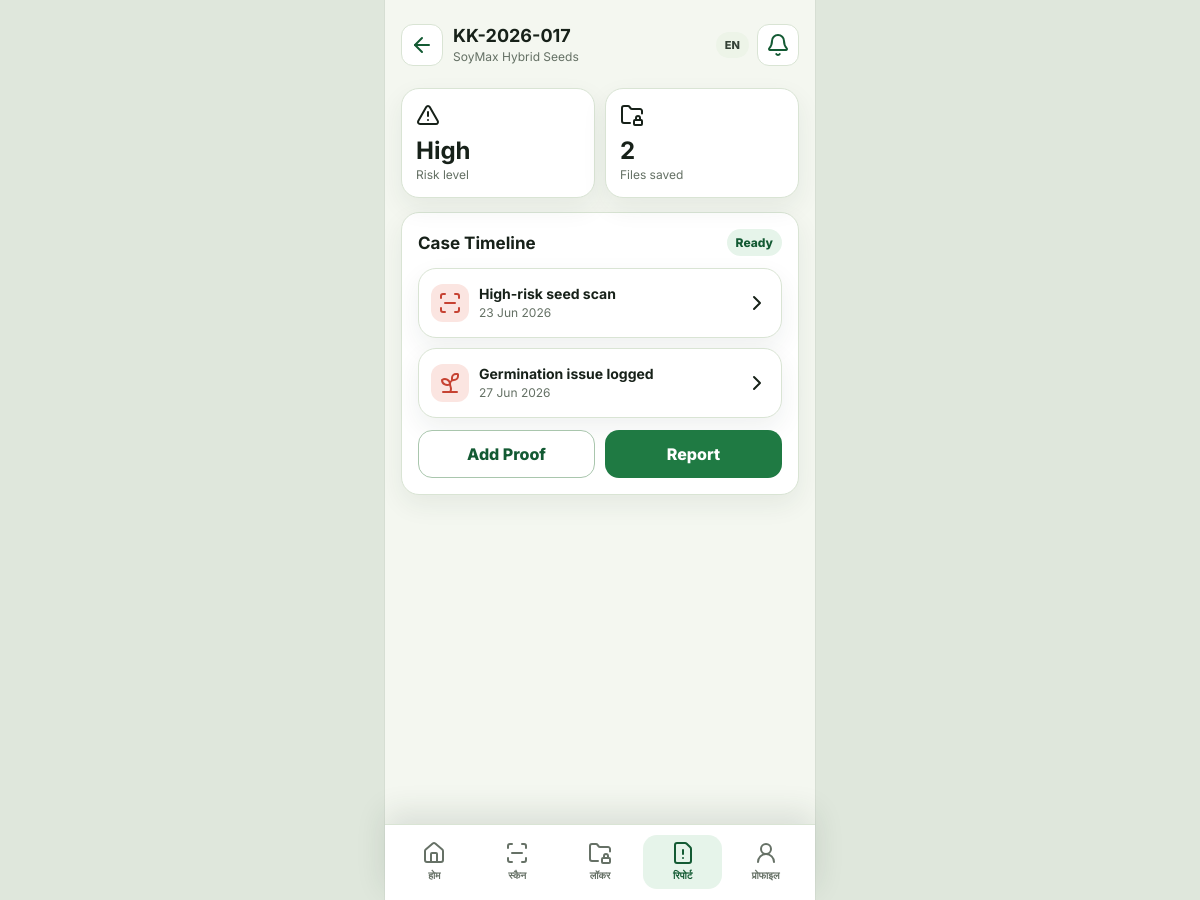
/farmer/case-detail.php (signed in), run on the app's committed database.
### tables this page shows
CREATE TABLE cases (
  id INT AUTO_INCREMENT PRIMARY KEY,
  user_id INT NOT NULL,
  case_no VARCHAR(40) NOT NULL UNIQUE,
  product_name VARCHAR(160) NOT NULL,
  product_type ENUM('Seeds','Fertilizer','Pesticide') NOT NULL,
  batch_no VARCHAR(80) NOT NULL,
  seller_name VARCHAR(160) NOT NULL,
  risk_level ENUM('Low','Medium','High') NOT NULL DEFAULT 'Medium',
  status ENUM('Draft','Evidence Pending','Ready','Submitted','Closed') NOT NULL DEFAULT 'Ready',
  created_at TIMESTAMP DEFAULT CURRENT_TIMESTAMP,
  FOREIGN KEY (user_id) REFERENCES users(id) ON DELETE CASCADE
);

CREATE TABLE case_events (
  id INT AUTO_INCREMENT PRIMARY KEY,
  case_id INT NOT NULL,
  icon VARCHAR(50) NOT NULL,
  title VARCHAR(160) NOT NULL,
  description TEXT NOT NULL,
  event_status ENUM('ok','warn','bad') NOT NULL DEFAULT 'ok',
  event_date DATETIME NOT NULL,
  FOREIGN KEY (case_id) REFERENCES cases(id) ON DELETE CASCADE
);

### app/helpers.php (called while the page is built, shortened)
<?php
require_once __DIR__ . '/db.php';
function e(?string $value): string
{
    return htmlspecialchars((string) $value, ENT_QUOTES, 'UTF-8');
}
function current_lang(): string
{
    return $_SESSION['lang'] ?? 'hi';
}
function lang_url(string $lang): string
{
    $path = parse_url($_SERVER['REQUEST_URI'] ?? '', PHP_URL_PATH) ?: APP_BASE . '/';
    $query = $_GET;
    $query['lang'] = $lang;
    return $path . '?' . http_build_query($query);
}
function label_text(string $value): string
{
    $map = [
        'Home' => 'होम',
        'Scan' => 'स्कैन',
        'Locker' => 'लॉकर',
        'Report' => 'रिपोर्ट',
        'Profile' => 'प्रोफाइल',
        'Dashboard' => 'डैशबोर्ड',
        'Product Scan' => 'उत्पाद स्कैन',
        'Scan History' => 'स्कैन इतिहास',
        'Scan Detail' => 'स्कैन विवरण',
        'Evidence Locker' => 'सबूत लॉकर',
        'Evidence Attached' => 'जुड़े सबूत',
        'Upload Evidence' => 'सबूत अपलोड करें',
        'Case Detail' => 'केस विवरण',
        'Case Timeline' => 'केस समयरेखा',
        'Complaint Report' => 'शिकायत रिपोर्ट',
        'Report Preview' => 'रिपोर्ट पूर्वावलोकन',
        'Notifications' => 'सूचनाएं',
        'Notification Detail' => 'सूचना विवरण',
        'Settings' => 'सेटिंग्स',
        'Advisory' => 'सलाह',
        'Product Database' => 'उत्पाद डेटाबेस',
        'Crop Profile' => 'फसल प्रोफाइल',
        'Edit Profile' => 'प्रोफाइल संपादित करें',
        'Farmer Panel' => 'किसान पैनल',
        'High' => 'उच्च',
        'Medium' => 'मध्यम',
        'Low' => 'कम',
        'Ready' => 'तैयार',
        'Draft' => 'ड्राफ्ट',
        'Submitted' => 'जमा',
        'Clear' => 'स्पष्ट',
        'Retake' => 'फिर लें',
        'New' => 'नया',
        'Read' => 'पढ़ा गया',
        'Product Photo' => 'उत्पाद फोटो',
        'QR Photo' => 'QR फोटो',
        'Purchase Bill' => 'खरीद बिल',
        'Crop Damage' => 'फसल नुकसान',
        'Dealer Note' => 'डीलर नोट',
        'Officer Note' => 'अधिकारी नोट',
        'Seeds' => 'बीज',
        'Fertilizer' => 'खाद',
        'Pesticide' => 'कीटनाशक',
    ];
    return current_lang() === 'hi' ? ($map[$value] ?? $value) : $value;
}
function url(string $path = ''): string
{
    return APP_BASE . '/' . ltrim($path, '/');
}
function current_user(): ?array
{
    return fetch_one('SELECT * FROM users WHERE id = ?', [(int) $_SESSION['user_id']]);
}
function require_login(): array
{
    $user = current_user();
    return $user;
}

### app/db.php (called while the page is built, shortened)
<?php
function db(): PDO
{
    static $pdo = null;
    if ($pdo instanceof PDO) {
        return $pdo;
    }
    $dsn = 'mysql:host=' . DB_HOST . ';dbname=' . DB_NAME . ';charset=utf8mb4';
    $pdo = new PDO($dsn, DB_USER, DB_PASS, [
        PDO::ATTR_ERRMODE => PDO::ERRMODE_EXCEPTION,
        PDO::ATTR_DEFAULT_FETCH_MODE => PDO::FETCH_ASSOC,
    ]);
    return $pdo;
}
function fetch_one(string $sql, array $params = []): ?array
{
    $stmt = db()->prepare($sql);
    $stmt->execute($params);
    $row = $stmt->fetch();
    return $row ?: null;
}
function fetch_all(string $sql, array $params = []): array
{
    $stmt = db()->prepare($sql);
    $stmt->execute($params);
    return $stmt->fetchAll();
}

### farmer/case-detail.php (the view, shortened to what this page needs)
<?php
require_once __DIR__ . '/../app/helpers.php';
$user = require_login();
$case = fetch_one('SELECT * FROM cases WHERE user_id = ? ORDER BY id DESC LIMIT 1', [$user['id']]);
$events = fetch_all('SELECT * FROM case_events WHERE case_id = ? ORDER BY event_date', [$case['id'] ?? 0]);
$files = (int) fetch_one('SELECT COUNT(*) c FROM evidence_files WHERE case_id = ?', [$case['id'] ?? 0])['c'];
$pageTitle = $case['case_no'] ?? 'Case Detail';
$pageSubtitle = $case['product_name'] ?? 'Product';
$back = url('farmer/dashboard.php');
require __DIR__ . '/../app/partials/farmer-head.php';
?>
<section class="metric-grid"><div class="metric"><i data-lucide="triangle-alert"></i><div><strong><?= e($case['risk_level']) ?></strong><span>Risk level</span></div></div><div class="metric"><i data-lucide="folder-lock"></i><div><strong><?= $files ?></strong><span>Files saved</span></div></div></section>
<section class="card">
  <div class="card-head"><h2>Case Timeline</h2><span class="badge green"><?= e($case['status']) ?></span></div>
  <div class="list">
    <?php foreach (array_slice($events, 0, 3) as $event): ?>
      <a class="list-row" href="<?= url('farmer/case-timeline.php') ?>"><div class="status-icon <?= e($event['event_status']) ?>"><i data-lucide="<?= e($event['icon']) ?>"></i></div><div><strong><?= e($event['title']) ?></strong><span><?= date('d M Y', strtotime($event['event_date'])) ?></span></div><i data-lucide="chevron-right"></i></a>
    <?php endforeach; ?>
  </div>
  <div class="actions" style="margin-top: 12px;"><a class="btn btn-outline" href="<?= url('farmer/upload-evidence.php') ?>">Add Proof</a><a class="btn btn-primary" href="<?= url('farmer/report-preview.php') ?>">Report</a></div>
</section>
<?php require __DIR__ . '/../app/partials/farmer-foot.php'; ?>

### app/partials/farmer-head.php
<?php
require_once __DIR__ . '/../helpers.php';
$user = $user ?? require_login();
$profile = $profile ?? fetch_one('SELECT * FROM farmer_profiles WHERE user_id = ?', [(int) $user['id']]);
?>
<?php require __DIR__ . '/head.php'; ?>
<main class="phone has-tabbar">
  <section class="screen">
    <header class="appbar">
      <div class="title-row">
        <?php if (!empty($back)): ?>
          <a class="icon-btn" href="<?= e($back) ?>"><i data-lucide="arrow-left"></i></a>
        <?php else: ?>
          <div class="brand-mark logo-mark"><img src="<?= url('assets/img/favicon.png') ?>" alt="Krishi Kavach"></div>
        <?php endif; ?>
        <div class="title-text"><h1><?= e(label_text($pageTitle ?? 'Farmer Panel')) ?></h1><span><?= e($pageSubtitle ?? (($profile['village'] ?? 'Tasgaon') . ', ' . ($profile['district'] ?? 'Sangli'))) ?></span></div>
      </div>
      <div style="display: flex; gap: 8px; align-items: center;">
        <a class="badge" href="<?= e(lang_url(current_lang() === 'hi' ? 'en' : 'hi')) ?>"><?= current_lang() === 'hi' ? 'EN' : 'हिं' ?></a>
        <a class="icon-btn" href="<?= url('farmer/notifications.php') ?>"><i data-lucide="bell"></i></a>
      </div>
    </header>

### assets/css/mobile.css (style rules this page uses)
:root { --bg: #f4f7f0; --surface: #ffffff; --surface-2: #edf4e8; --ink: #172119; --muted: #647064; --line: #d9e4d4; --green: #1f7a43; --green-2: #135a33; --yellow: #f5b544; --red: #c64232; --blue: #2f70b7; --shadow: 0 14px 34px rgba(31, 57, 38, 0.12); }
* { box-sizing: border-box; }
body { margin: 0; min-height: 100vh; font-family: Inter, system-ui, -apple-system, BlinkMacSystemFont, "Segoe UI", sans-serif; background: #dfe7dc; color: var(--ink); }
a { color: inherit; text-decoration: none; }
.phone { width: min(100%, 430px); min-height: 100vh; margin: 0 auto; background: var(--bg); position: relative; overflow-x: hidden; box-shadow: 0 0 0 1px rgba(0, 0, 0, 0.04); }
.phone.has-tabbar { padding-bottom: 86px; }
.screen { min-height: 100vh; padding: 16px; }
.appbar { min-height: 58px; display: flex; align-items: center; justify-content: space-between; gap: 12px; margin-bottom: 14px; }
.brand-row, .title-row { display: flex; align-items: center; gap: 10px; min-width: 0; }
.brand-mark, .icon-btn, .avatar, .status-icon { display: grid; place-items: center; flex: 0 0 auto; }
.brand-text strong, .title-text h1 { display: block; margin: 0; font-size: 18px; line-height: 1.1; }
.brand-text span, .title-text span { display: block; margin-top: 3px; color: var(--muted); font-size: 12px; }
.icon-btn { width: 42px; height: 42px; border: 1px solid var(--line); border-radius: 12px; background: #fff; color: var(--green-2); }
.actions { display: grid; grid-template-columns: 1fr 1fr; gap: 10px; }
.btn { min-height: 48px; border: 0; border-radius: 14px; padding: 12px 14px; display: inline-flex; align-items: center; justify-content: center; gap: 8px; font-weight: 800; text-align: center; }
.btn-primary { background: var(--green); color: #fff; }
.btn-outline { border: 1px solid #a9c6ad; background: #fff; color: var(--green-2); }
.card, .metric, .list-row, .field-card { border: 1px solid var(--line); border-radius: 18px; background: var(--surface); box-shadow: 0 10px 26px rgba(31, 57, 38, 0.07); }
.card { padding: 16px; margin-top: 14px; }
.card-head { display: flex; align-items: center; justify-content: space-between; gap: 10px; margin-bottom: 12px; }
.card-head h2, .section-title { margin: 0; font-size: 17px; letter-spacing: 0; }
.card-head span, .muted { color: var(--muted); font-size: 12px; }
.metric-grid { display: grid; grid-template-columns: repeat(2, minmax(0, 1fr)); gap: 10px; margin-top: 14px; }
.metric { min-height: 102px; padding: 14px; display: grid; align-content: space-between; gap: 12px; }
.metric strong { display: block; font-size: 24px; line-height: 1; }
.metric span { color: var(--muted); font-size: 12px; line-height: 1.35; }
.list { display: grid; gap: 10px; }
.list-row { min-height: 70px; padding: 12px; display: grid; grid-template-columns: auto minmax(0, 1fr) auto; align-items: center; gap: 10px; }
.status-icon { width: 38px; height: 38px; border-radius: 12px; }
.status-icon.bad { background: #fbe5e1; color: var(--red); }
.list-row strong { display: block; font-size: 14px; }
.list-row span { display: block; margin-top: 3px; color: var(--muted); font-size: 12px; line-height: 1.35; }
.badge { border-radius: 999px; padding: 6px 9px; background: var(--surface-2); color: #344136; font-size: 11px; font-weight: 800; white-space: nowrap; }
.badge.green { background: #e6f4ea; color: var(--green-2); }
@media (min-width: 431px) { .phone { min-height: 900px; } }

### data on the page
cases: case_no "KK-2026-017", product_name "SoyMax Hybrid Seeds", risk_level "High", status "Ready"
case_events: title "High-risk seed scan", event_date "23 Jun 2026"
case_events: title "Germination issue logged", event_date "27 Jun 2026"

### other printed values
$files "2"
label_text('Home') "होम"
label_text('Scan') "स्कैन"
label_text('Locker') "लॉकर"
label_text('Report') "रिपोर्ट"
label_text('Profile') "प्रोफाइल"
